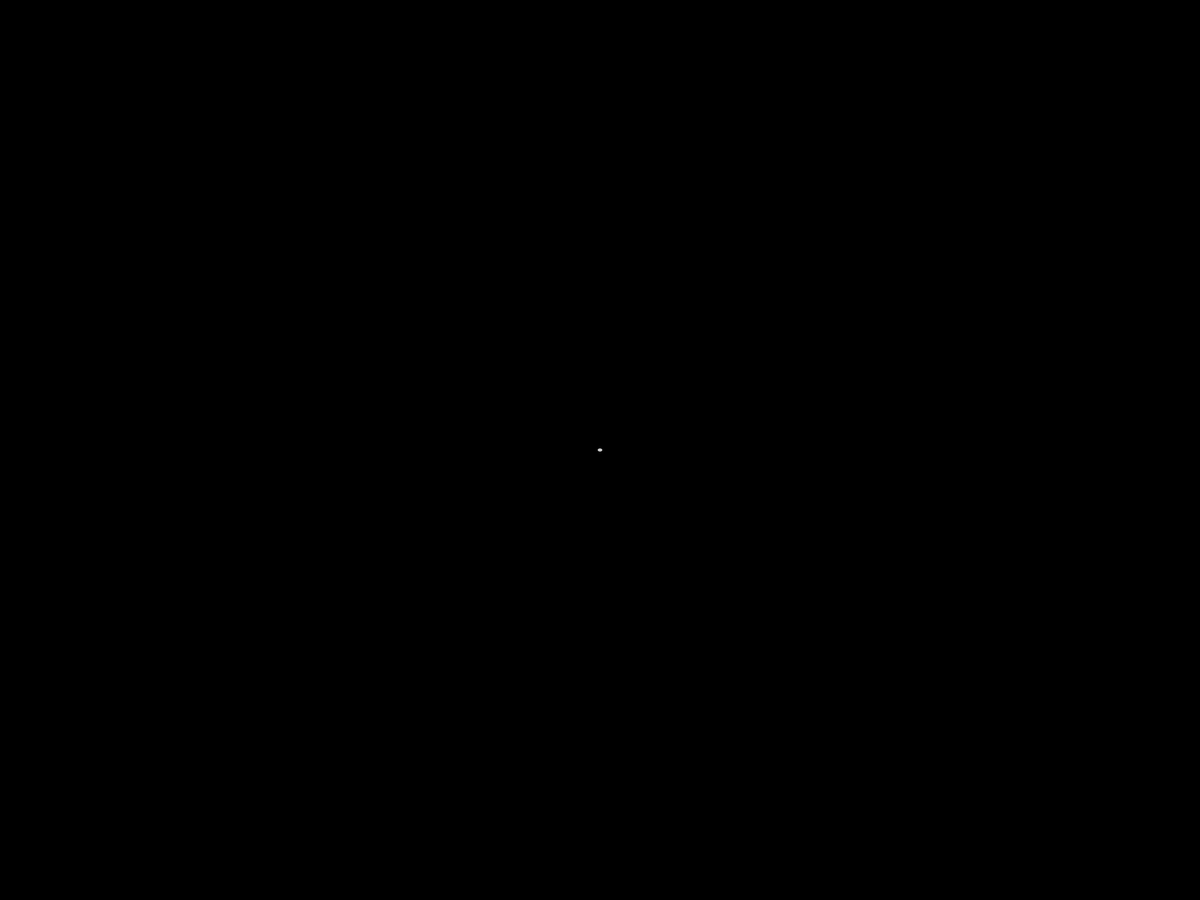
Frame 1 (no input)
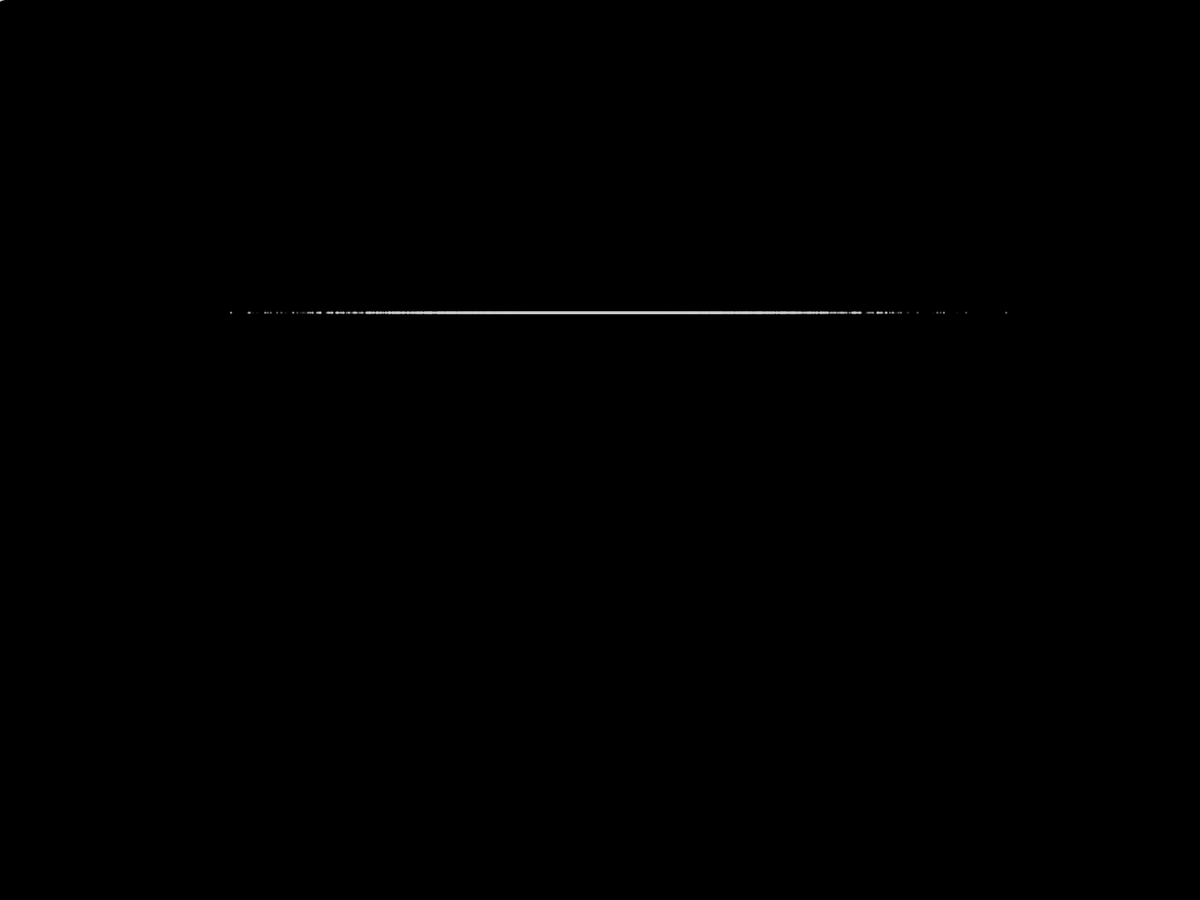
Frame 60 (the mouse pressed at the canvas centre just before this capture)
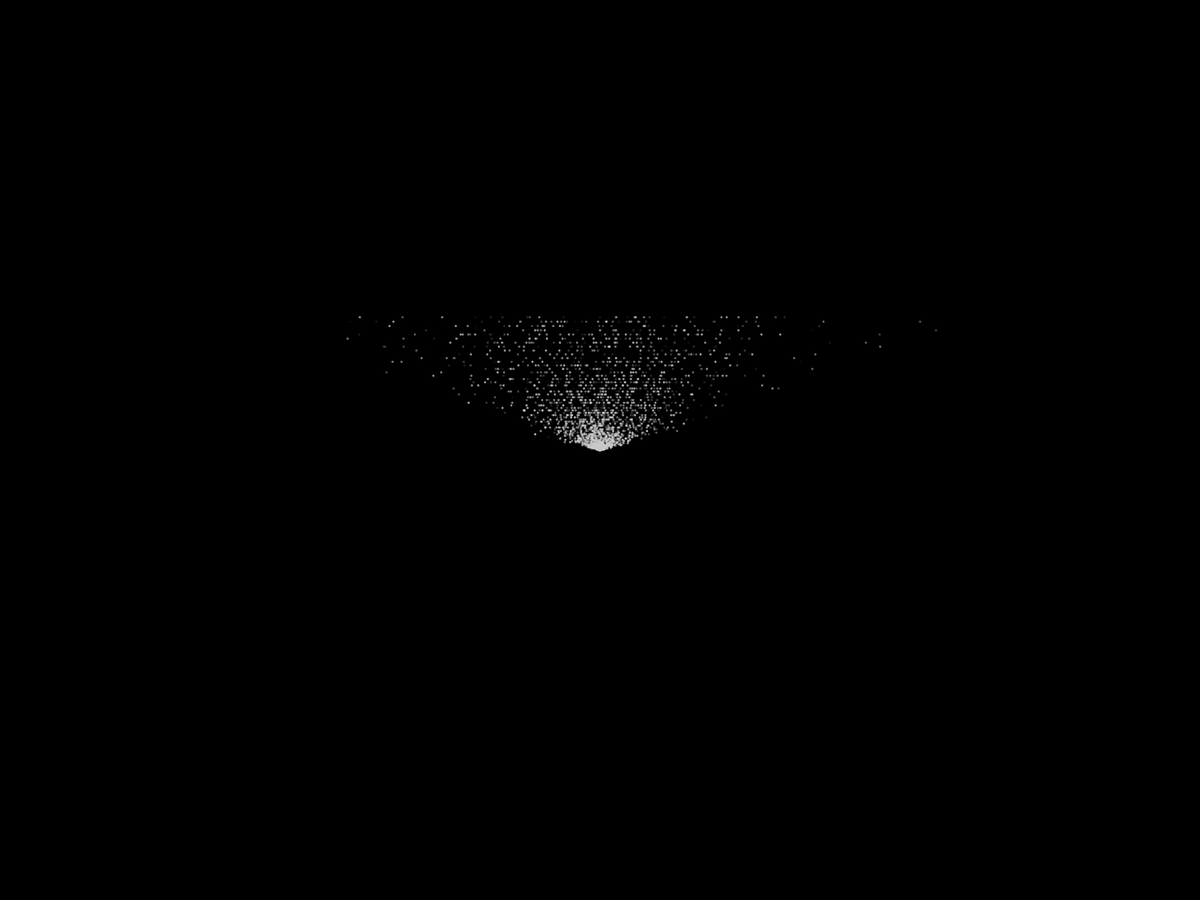
Frame 120 (the mouse held since frame 60 and released just before this capture)

The Processing sketch that drew these frames (run headless with seeded random() and noise(); from frame 60 on, the mouse is pressed at the canvas centre):

// Processing sketch: SimpleParticleSystem
// ── SimpleParticleSystem.pde
ParticleSystem ps;
int Nparticles=10000;

void setup(){
  //size(1280,720);
  fullScreen();
  ps=new ParticleSystem();
  for(int p=0; p<Nparticles; p++){
    ps.addParticle();
  }
  background(0);
}

void draw(){
  background(0);
  ps.origin=new PVector(mouseX, mouseY);
  ps.run();
}

// ── Particle.pde

class Particle{
  PVector location, velocity, acceleration;
  float radius_circle, lifespan, mass;
  
  Particle(PVector location, float radius_circle, float lifespan){
    this.location= location.copy();
    this.velocity = new PVector();
    this.acceleration = new PVector();
    this.radius_circle=radius_circle;
    this.lifespan=lifespan;
    this.mass = 1;
  }
  
  void update(){    
    this.velocity.add(this.acceleration);
    this.location.add(this.velocity);
    this.acceleration.mult(0);
  }
  
  void applyForce(PVector force) {
    PVector f = PVector.div(force,mass);  // Force/Mass
    acceleration.add(f);
  }
  
  void run(){
    this.update();    
    fill(200, this.lifespan);
    noStroke();
    ellipse(this.location.x, this.location.y, this.radius_circle, this.radius_circle);    
  }
  
  boolean isDead(){
    return this.lifespan<=0;
  }
}

// ── ParticleSystem.pde
class ParticleSystem{
  ArrayList<Particle> particles;
  PVector origin;
  
  ParticleSystem(){
    this.particles = new ArrayList<Particle>();
    this.origin=new PVector(width/2, height/2);
  }
  
  ParticleSystem(PVector origin){
    this.particles = new ArrayList<Particle>();
    this.origin=origin.copy();
  }
  
  void addParticle(){
    this.particles.add(new Particle(this.origin, 3, random(0,255)));   
  }
  
  void run(){
    Particle p;
    for(int i=this.particles.size()-1; i>=0; i--){
      p=this.particles.get(i);
      //p.applyForce(new PVector(random(-0.1, 0.1), random(-0.1,0.1)));
      //p.applyForce(new PVector(random(-0.1, 0.1), random(-0.1,-0.3)));
      p.applyForce(new PVector(random(-0.9, 0.9), random(-0.1,-0.3)));
      p.run();
      p.lifespan-=1;
      if(p.isDead()){
         particles.remove(i);
         this.addParticle();
      }
    }
  }
}
